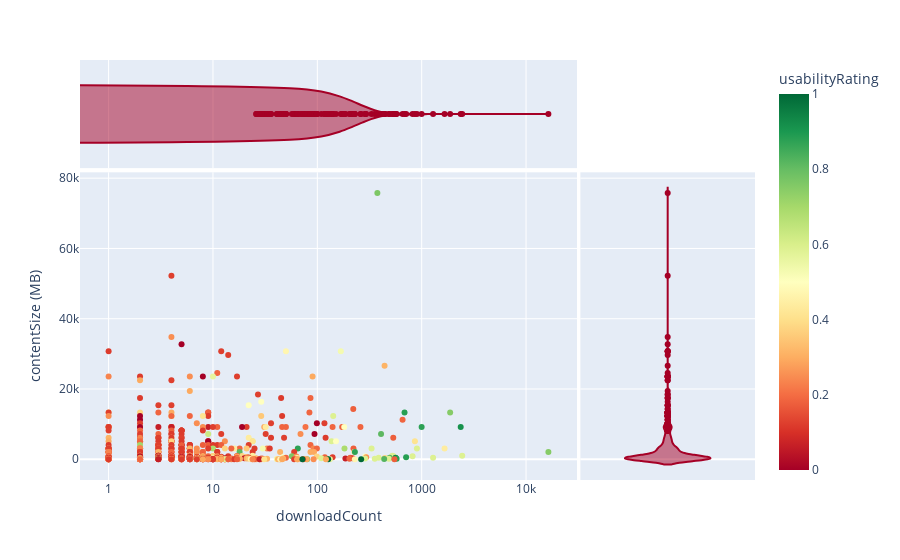

Notebook code cell kept with this figure:
### Code cell
fig = px.scatter(df, x="downloadCount", y="contentSize", marginal_x="violin", marginal_y='violin', color = 'usabilityRating', 
                 color_continuous_scale=px.colors.diverging.RdYlGn, log_x=True, labels=dict(contentSize="contentSize (MB)"))

fig.update_xaxes(tickvals=[1, 10, 100, 1000, 10000])

fig.show()

### Figure 1 — Plotly figure (JSON) as saved in the notebook; plotly's stock layout.template omitted (floating-point values rounded to 4 significant figures; data arrays with more than 128 entries replaced by an {"elided": "..."} marker saying what was removed)
{"data": [{"hovertemplate": "downloadCount=%{x}<br>contentSize (MB)=%{y}<br>usabilityRating=%{marker.color}<extra></extra>", "legendgroup": "", "marker": {"color": {"elided": "857 float values"}, "coloraxis": "coloraxis", "symbol": "circle"}, "mode": "markers", "name": "", "orientation": "v", "showlegend": false, "type": "scatter", "x": {"elided": "857 int values"}, "xaxis": "x", "y": {"elided": "857 float values"}, "yaxis": "y"}, {"alignmentgroup": "True", "hovertemplate": "downloadCount=%{x}<extra></extra>", "legendgroup": "", "marker": {"color": "rgb(165,0,38)", "symbol": "circle"}, "name": "", "offsetgroup": "", "scalegroup": "x", "showlegend": false, "type": "violin", "x": {"elided": "857 int values"}, "xaxis": "x3", "yaxis": "y3"}, {"alignmentgroup": "True", "hovertemplate": "contentSize (MB)=%{y}<extra></extra>", "legendgroup": "", "marker": {"color": "rgb(165,0,38)", "symbol": "circle"}, "name": "", "offsetgroup": "", "scalegroup": "y", "showlegend": false, "type": "violin", "xaxis": "x2", "y": {"elided": "857 float values"}, "yaxis": "y2"}], "layout": {"coloraxis": {"colorbar": {"title": {"text": "usabilityRating"}}, "colorscale": [[0, "rgb(165,0,38)"], [0.1, "rgb(215,48,39)"], [0.2, "rgb(244,109,67)"], [0.3, "rgb(253,174,97)"], [0.4, "rgb(254,224,139)"], [0.5, "rgb(255,255,191)"], [0.6, "rgb(217,239,139)"], [0.7, "rgb(166,217,106)"], [0.8, "rgb(102,189,99)"], [0.9, "rgb(26,152,80)"], [1, "rgb(0,104,55)"]]}, "legend": {"tracegroupgap": 0}, "margin": {"t": 60}, "xaxis": {"anchor": "y", "domain": [0, 0.7363], "tickvals": [1, 10, 100, 1000, 10000], "title": {"text": "downloadCount"}, "type": "log"}, "xaxis2": {"anchor": "y2", "domain": [0.7413, 1], "matches": "x2", "showgrid": false, "showline": false, "showticklabels": false, "ticks": "", "tickvals": [1, 10, 100, 1000, 10000]}, "xaxis3": {"anchor": "y3", "domain": [0, 0.7363], "matches": "x", "showgrid": true, "showticklabels": false, "tickvals": [1, 10, 100, 1000, 10000], "type": "log"}, "xaxis4": {"anchor": "y4", "domain": [0.7413, 1], "matches": "x2", "showgrid": false, "showline": false, "showticklabels": false, "ticks": "", "tickvals": [1, 10, 100, 1000, 10000]}, "yaxis": {"anchor": "x", "domain": [0, 0.7326], "title": {"text": "contentSize (MB)"}}, "yaxis2": {"anchor": "x2", "domain": [0, 0.7326], "matches": "y", "showgrid": true, "showticklabels": false}, "yaxis3": {"anchor": "x3", "domain": [0.7426, 1], "matches": "y3", "showgrid": false, "showline": false, "showticklabels": false, "ticks": ""}, "yaxis4": {"anchor": "x4", "domain": [0.7426, 1], "matches": "y3", "showgrid": true, "showline": false, "showticklabels": false, "ticks": ""}}}
